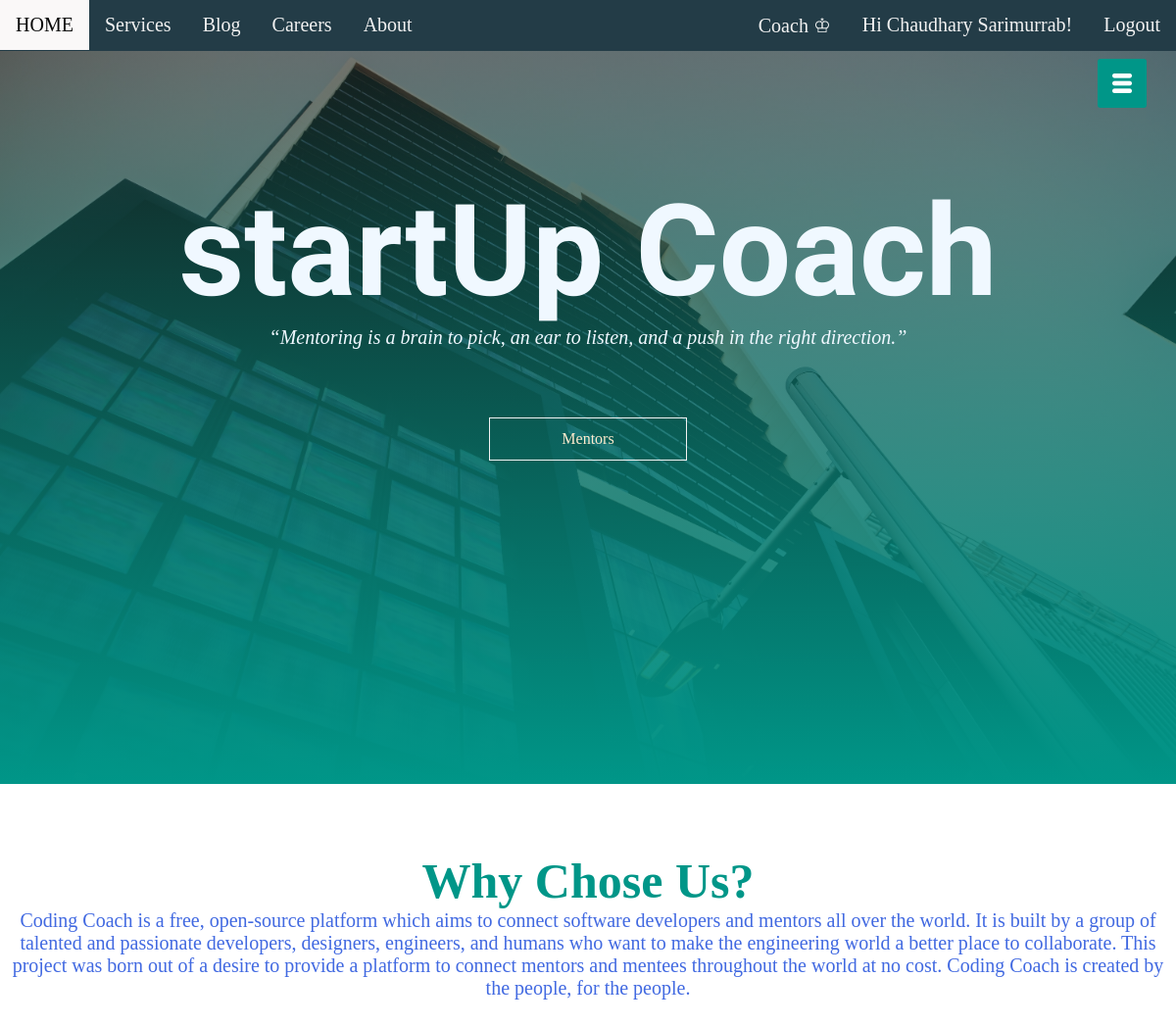
Page / (signed in) on the earlier database version.
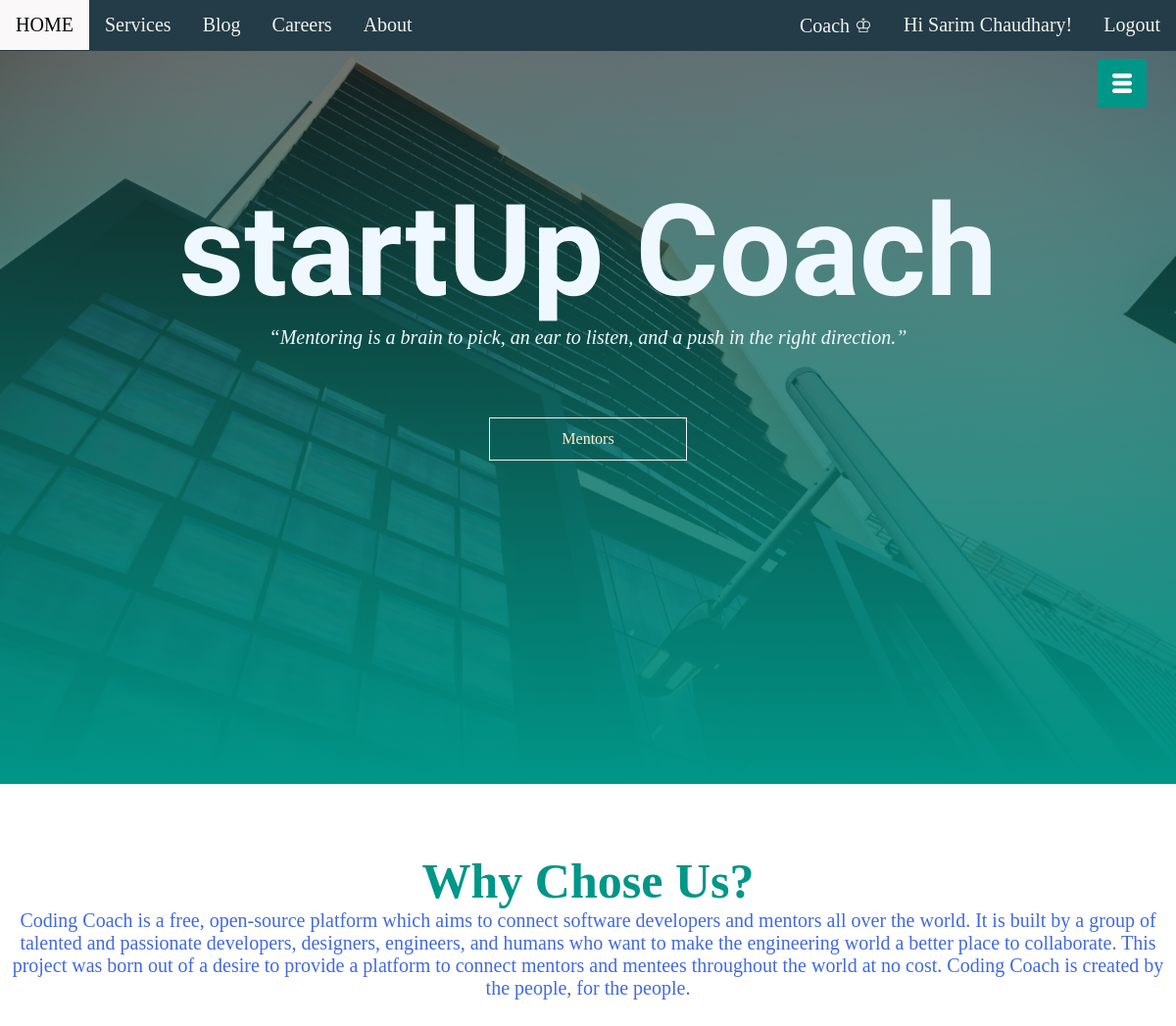
Same page on the later database version.
### app.py (models this page shows, shortened)
class User(db.Model, UserMixin):
    __tablename__ = "user"
    id = db.Column(db.Integer, primary_key=True)
    username = db.Column(db.String(100), nullable=False)
    email = db.Column(db.String(100), nullable=False)
    verified_email = db.Column(db.String(100), nullable=False)
    name = db.Column(db.String(100), nullable=False)
    picture = db.Column(db.String(100), nullable=False)
    locale = db.Column(db.String(50), nullable=False)
    coach = db.relationship('Coach', backref='users', lazy=True)

### app.py (the view)
@app.route('/')
def index():
    tmp_mail = None
    try:
      tmp_mail = session['current_email']
    except:
      pass
    allowed_to_coach = None
    if tmp_mail != None:
       id_ = User.query.filter_by(email=tmp_mail).first().id
       if len(Coach.query.filter_by(id=id_).all()) >= 1:
          allowed_to_coach = False
       else:
          allowed_to_coach = True
    return render_template('index2.html',allowed_to_coach=allowed_to_coach)

### app.py (called while the page is built)
@login_manager.user_loader
def load_user(user_id):
    return User.query.get(user_id)

### templates/index2.html (shortened to what this page needs)
<!DOCTYPE html>
<html lang="en">
<head>
    <link rel="stylesheet" href="{{ url_for('static', filename='/css/style.css') }}">
</head>
<body>
    <div class="topnav">
        <div class="navelements">
            <a class="navbar-brand" href="/">
                HOME
            </a>
            {% if current_user.is_authenticated %}
            <a href="{{url_for('services')}}">Services</a>
            <a href="#blog">Blog</a>
            {%endif%}
            <a href="#career">Careers</a>
            <a href="#about">About</a>
            <div class="topnav-right">
                {% if current_user.is_authenticated %}
                {% if allowed_to_coach%}
                <a href="{{url_for('becomecoach')}}">Become Coach</a>
                {%else%}
                <a>Coach &#9812;</a>
                {%endif%}
                <a href="{{ url_for('profile') }}">Hi {{ current_user.name }}!&Tab;</a>
                <a href="{{url_for('logout')}}">Logout</a>
                {%else%}
                <a href="{{ url_for('google_login') }}">LogIn/SignUp</a>
                {% endif %}
            </div>
        </div>
    </div>
    <section id="banner" style="background : linear-gradient(rgba(0,0,0,0.5),#009688), url('{{ url_for('static',filename='images/bgimg.jpg') }}'); background-size : cover; background-position : center; height : 100vh;">
        <div class="banner-text">
            <h1>startUp Coach</h1>
            <p>“Mentoring is a brain to pick, an ear to listen, and a push in the right direction.”</p>
            <div class="banner-btn">
                {% if current_user.is_authenticated ==False%}
                <a href="{{ url_for('google_login') }}"><span></span> Find a Mentor</a>
                {%else%}
                <a href="{{url_for('list_of_coach')}}"> Mentors</a>
                {%endif%}
            </div>
        </div>
    </section>
    <div id="menuBtn">
        <img src="menu.png" id="menu">
    </div>
    <section id="about">
        <div class="title-text">
            <h1>Why Chose Us?</h1>
            <p>
                Coding Coach is a free, open-source platform which aims to connect software developers and mentors all over the world. It is built by a group of talented and passionate developers, designers, engineers, and humans who want to make the engineering world a better place to collaborate. This project was born out of a desire to provide a platform to connect mentors and mentees throughout the world at no cost. Coding Coach is created by the people, for the people.
            </p>
        </div>
    </section>
</body>
</html>

### static/css/style.css (style rules this page uses)
* { margin: 0; padding: 0; }
.banner-text { text-align: center; color: aliceblue; padding-top: 180px; }
.banner-text h1 { font-size: 130px; font-family: 'Kaushan Script', cursive; }
.banner-text p { font-size: 20px; font-style: italic; }
.topnav { background-color: rgb(35, 60, 71); overflow: hidden; position: fixed; width: 100%; }
.topnav a { float: left; color: #f2f2f2; text-align: center; padding: 14px 16px; text-decoration: none; font-size: 20px; }
.topnav-right { float: right; }
.banner-btn { margin: 70px auto 0; }
.banner-btn a { width: 200px; text-decoration: none; display: inline-block; margin: 0 10px; padding: 12px 0; color: blanchedalmond; border: .5px solid #f2f2f2; position: relative; z-index: 1; transition: color 0.5s; }
#menuBtn { width: 50px; height: 50px; background: #009688; text-align: center; position: fixed; right: 30px; top: 60px; border-radius: 3px; z-index: 3; cursor: pointer; }
#menuBtn img { width: 20px; margin-top: 15px; }
#about { width: 100%; padding: 70px 0; }
.title-text { text-align: center; padding-bottom: 70px; }
.title-text p { margin: auto; font-size: 20px; color: royalblue; }
.title-text h1 { font-size: 50px; color: #009688; }

Differences in the rows shown:
changed User: name "Chaudhary Sarimurrab" → "Sarim Chaudhary"
